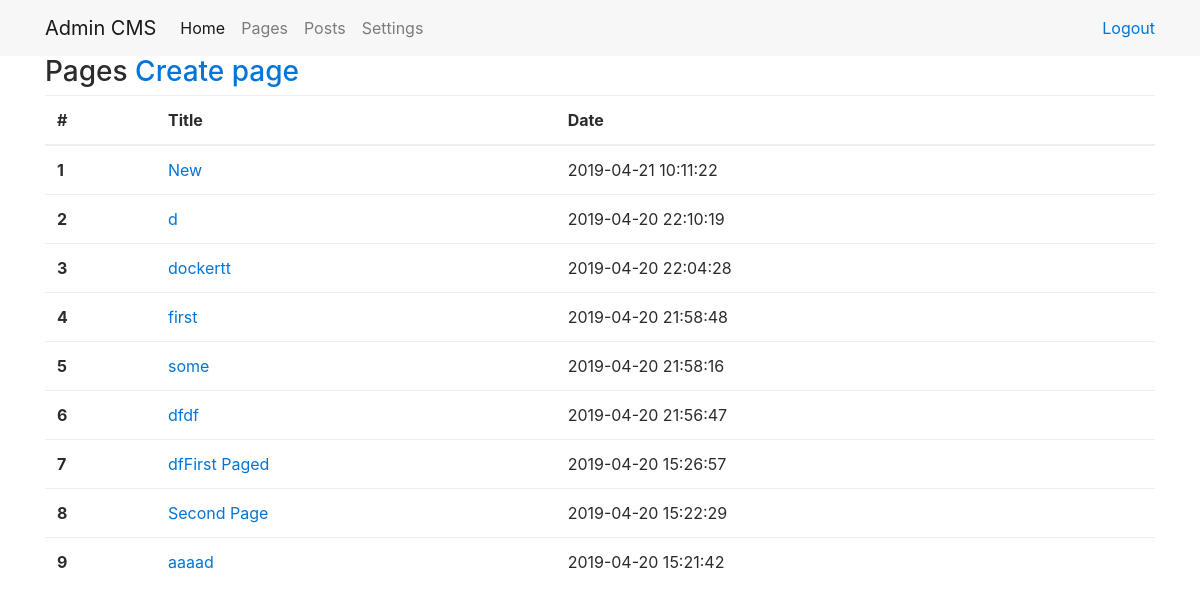
The page /admin/pages/ on the database as committed earlier.
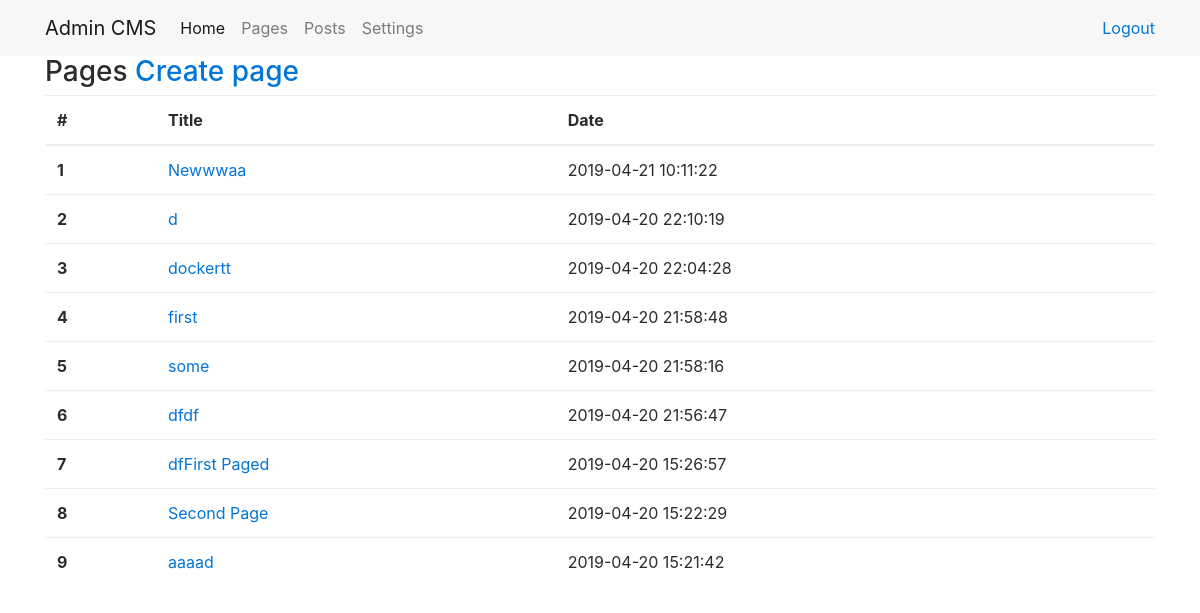
The same page on the database as committed later.
### tables this page shows
CREATE TABLE `page` (
  `id` int(11) NOT NULL,
  `title` varchar(255) NOT NULL,
  `content` text NOT NULL,
  `date` timestamp NOT NULL DEFAULT CURRENT_TIMESTAMP
);

### engine/Core/Template/View.php (called while the page is built, shortened)
<?php
class View {
  public $di;
  public function __construct(DI $di) {
    $this->di = $di;
  }
  public function render($template, $vars = []) {
    $templatePath = $this->getTemplatePath($template, ENV);
    $vars['lang'] = $this->di->get('language');
    extract($vars);
    try {
      require $templatePath;
    } catch (\Exception $e) {
      ob_end_clean();
      throw $e;
    }
  }
  private function getTemplatePath($template, $env) {
    return path('view') . '/' . $template . '.php';
  }
}

### admin/Controller/PageController.php (called while the page is built, shortened)
<?php
class PageController extends AdminController {
  public function listing() {
    $data['pages'] = $this->model->page->getPages();
    $this->view->render('pages/list', $data);
  }
}
?>

### engine/Cms.php (called while the page is built, shortened)
<?php
class Cms {
  private $di;
  public $router;
  public function __construct($di) {
    $this->di = $di;
    $this->router = $this->di->get('router');
  }
  public function run() {
    try {
      $routerDispatch = $this->router->dispatch(Common::getMethod(), Common::getPathUrl());
      list($class, $action) = explode(':', $routerDispatch->getController(), 2);
      $parameters = $routerDispatch->getParameters();
      call_user_func_array([new $controller($this->di), $action], $parameters);
    } catch (\Exception $e) {
      echo $e->getMessage();
      exit;
    }
  }
}

### engine/bootstrap.php (called while the page is built, shortened)
<?php
require_once __DIR__ . '/Function.php';
try {
  $di = new DI();
  $cms = new Cms($di);
  $cms->run();
} catch (\ErrorException $e) {
  echo $e->getMessage();
}

### admin/index.php (called while the page is built, shortened)
<?php
require_once '../engine/Bootstrap.php';

### engine/Core/Database/Connection.php (called while the page is built, shortened)
<?php
class Connection {
    private $link;
    private function connect()
    {
        $config = Config::group('database');
        $dsn = 'mysql:host=' .$config['host'] .';dbname=' .$config['db_name'] .';charset=' .$config['charset'];
        $this->link = new PDO($dsn, $config['username'], $config['password']);
        return $this;
    }
    public function query($sql, $values = [], $statement = PDO::FETCH_OBJ)
    {
        $sth = $this->link->prepare($sql);
        $sth->execute($values);
        $result = $sth->fetchAll($statement);
        return $result;
    }
}

### engine/Core/Config/Repository.php (called while the page is built, shortened)
<?php
class Repository
{
    protected static $stored = [];
    public static function store($group, $key, $data)
    {
        if (!isset(static::$stored[$group]) || !is_array(static::$stored[$group])) {
            static::$stored[$group] = [];
        }
        static::$stored[$group][$key] = $data;
    }
    public static function retrieveGroup($group)
    {
        return isset(static::$stored[$group]) ? static::$stored[$group] : false;
    }
}

### engine/Function.php (called while the page is built, shortened)
<?php
function path($section)
{
    $pathMask = ROOT_DIR . DS . '%s';
    switch (strtolower($section))
    {
        case 'config':
            return sprintf($pathMask, 'Config');
        case 'view':
            return sprintf($pathMask, 'View');
    }
}

### engine/Core/Config/Config.php (called while the page is built, shortened)
<?php
class Config
{
    public static function group($group)
    {
        return Repository::retrieveGroup($group);
    }
    public static function file($group = 'main')
    {
        $path = path('config') . DS . $group . '.php';
        if (file_exists($path)) {
            $items = include $path;
            if (is_array($items)) {
                return true;
            }
        }
        return false;
    }
}

### admin/Config/database.php (called while the page is built)
<?php
return [
  'host' => 'localhost',
  'db_name' => 'cms',
  'username' => 'root',
  'password' => '1111',
  'charset' => 'utf8'
];

### admin/Model/Page/PageRepository.php (called while the page is built, shortened)
<?php
class PageRepository extends Model
{
    public function getPages() {
        $sql = $this->queryBuilder->select()
            ->from('page')
            ->orderBy('id', 'DESC')
            ->sql();
        return $this->db->query($sql);
    }
}

### engine/Controller.php (called while the page is built, shortened)
<?php
abstract class Controller
{
    protected $di;
    public function __construct(DI $di)
    {
        $this->di      = $di;
    }
    public function __get($key)
    {
        return $this->di->get($key);
    }
}

### engine/DI/DI.php (called while the page is built, shortened)
<?php
class DI {
  private $container = [];
  public function set($key, $value) {
    $this->container[$key] = $value;
    return $this;
  }
  public function get($key) {
    return $this->has($key);
  }
  public function has($key) {
    return isset($this->container[$key]) ? $this->container[$key] : null;
  }
}

### engine/Model.php (called while the page is built, shortened)
<?php
abstract class Model {
  public function __construct(DI $di) {
    $this->di = $di;
    $this->db = $this->di->get('db');
    $this->queryBuilder = new QueryBuilder();
  }
}

### engine/Core/Database/QueryBuilder.php (called while the page is built, shortened)
<?php
class QueryBuilder
{
    protected $sql = [];
    public function select($fields = '*')
    {
        $this->sql['select'] = "SELECT {$fields} ";
        return $this;
    }
    public function from($table)
    {
        $this->sql['from'] = "FROM {$table} ";
        return $this;
    }
    public function orderBy($field, $order)
    {
        $this->sql['order_by'] = "ORDER BY {$field} {$order}";
        return $this;
    }
    public function sql()
    {
        $sql = '';
        if(!empty($this->sql)) {
            foreach ($this->sql as $key => $value) {
                if ($key == 'where') {
                    $sql .= ' WHERE ';
                    foreach ($value as $where) {
                        $sql .= $where;
                        if (count($value) > 1 and next($value)) {
                            $sql .= ' AND ';
                        }
                    }
                } else {
                    $sql .= $value;
                }
            }
        }
        return $sql;
    }
    public function reset()
    {
        $this->sql    = [];
    }
}

### admin/View/pages/list.php (the view, shortened to what the changed rows need)
<main>
    <div class="container">
      <table class="table">
        <thead>
          <tr>
            <th scope="col">#</th>
            <th scope="col">Title</th>
            <th scope="col">Date</th>
          </tr>
        </thead>
        <tbody>
          <?php foreach($pages as $key => $page) : ?>
            <tr>
            <th scope="row"><?=++$key?></th>
              <td>
              <a href="/admin/pages/edit/<?=$page->id?>">
                  <?=$page->title?>
                </a>
              </td>
              <td><?=$page->date?></td>
            </tr>
          <?php endforeach; ?>
        </tbody>
      </table>
    </div>
</main>

Rows that differ between the two databases and show on the page:
changed page: title "New" → "Newwwaa"
